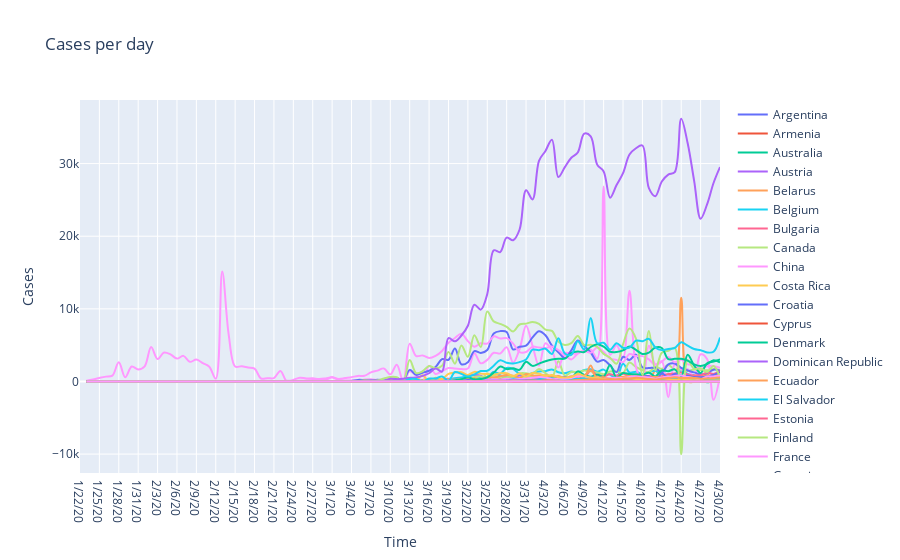

Notebook cell for this chart:
### Code cell
def update_plots(signal):
      
    data=[]  
    for country in countries:
        layout = go.Layout(
            title = 'Cases per day',
            yaxis = dict(
                title = 'Cases'
                ),
            xaxis = dict(
                title = 'Time'
                )
            )
    
        trace1 = go.Scatter(
            x = allData.columns,
            y = country_day.loc[country,:],
            mode = 'lines',
            name = country,
            line = dict(
                shape = 'spline'
            )
        )
        data.append(trace1)

    fig = go.Figure(data=data, layout=layout)
    py.offline.iplot(fig)

signal = widgets.Dropdown(options=countries, value = 'Argentina', description='Country')
widgets.interactive(update_plots, signal=signal)
